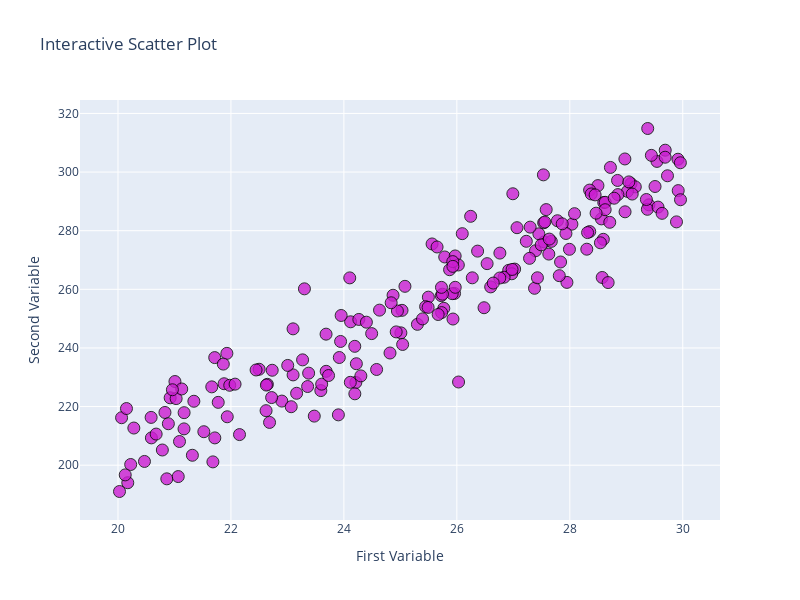

The code cell stored with this chart in its notebook:
### Markdown cell above
## Basic scatter plot

The following code displays a simple scatter plot, with a title and an axis name, thanks to the `Scatter()` function.

The `fig.add_trace(go.Scatter([...]` line tells the program to **add a new trace** (data series) to a figure (`fig`) that we initiated just before. In this case, the trace is a [scatter plot](https://python-graph-gallery.com/scatter-plot/).

### Code cell
# Create the figure (for the moment: a blank graph)
fig = go.Figure()

# Add the scatter trace
fig.add_trace(go.Scatter( 
    x=df['x'], # Variable in the x-axis
    y=df['y'], # Variable in the y-axis
    mode='markers', # This explicitly states that we want our observations to be represented by points
    
    # Properties associated with points 
    marker=dict(
        size=12, # Size
        color='#cb1dd1', # Color
        opacity=0.8, # Point transparency 
        line=dict(width=1, color='black') # Properties of the edges
    ),
))

# Customize the layout
fig.update_layout(
    title='Interactive Scatter Plot', # Title
    xaxis_title='First Variable', # x-axis name
    yaxis_title='Second Variable', # y-axis name
    width=800,  # Set the width of the figure to 800 pixels
    height=600,  # Set the height of the figure to 600 pixels
)

### Figure 1 — Plotly figure (JSON) as saved in the notebook; plotly's stock layout.template omitted (floating-point values rounded to 4 significant figures; data arrays with more than 128 entries replaced by an {"elided": "..."} marker saying what was removed)
{"data": [{"marker": {"color": "#cb1dd1", "line": {"color": "black", "width": 1}, "opacity": 0.8, "size": 12}, "mode": "markers", "type": "scatter", "x": {"elided": "200 float values"}, "y": {"elided": "200 float values"}}], "layout": {"height": 600, "title": {"text": "Interactive Scatter Plot"}, "width": 800, "xaxis": {"title": {"text": "First Variable"}}, "yaxis": {"title": {"text": "Second Variable"}}}}
